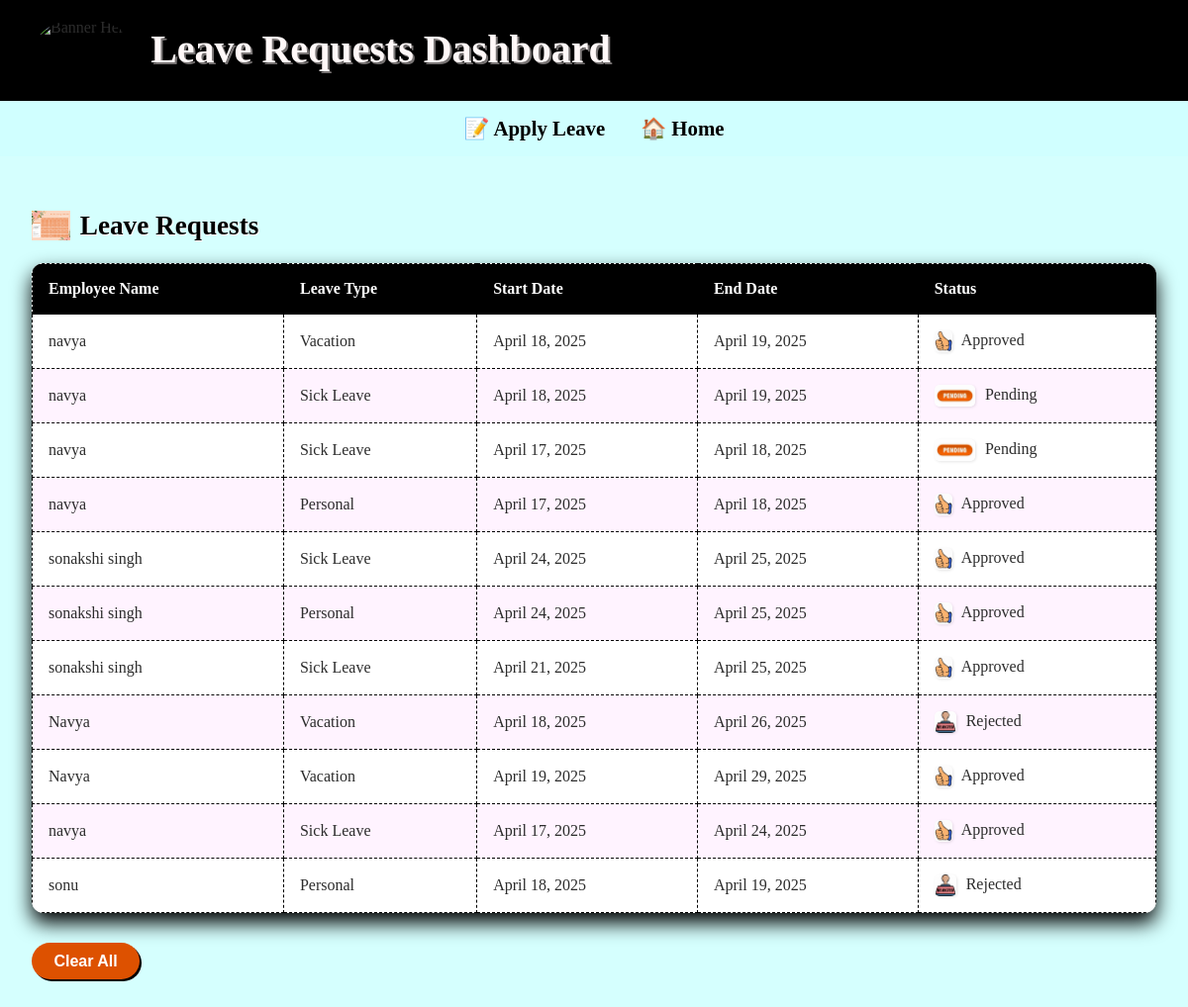
/leave_request/ (signed in), run on the app's committed database.
### Dashboard/models.py (models this page shows, shortened)
class LeaveRequest(models.Model):
    STATUS_CHOICES = [
        ('Pending', 'Pending'),
        ('Approved', 'Approved'),
        ('Rejected', 'Rejected'),
    ]
    employee_name = models.CharField(max_length=100)
    leave_type = models.CharField(max_length=50)
    start_date = models.DateField()
    end_date = models.DateField()
    status = models.CharField(max_length=10, choices=STATUS_CHOICES, default='Pending')

### Dashboard/views.py (the view)
# urls.py: path('leave_request/',views.leave_request,name="leave_request"),
@login_required
def leave_request(request):
    if request.user.is_staff:
        leave_requests = LeaveRequest.objects.all().order_by('-id')
    else:
        leave_requests = LeaveRequest.objects.filter(employee_name=request.user).order_by('-id')
    return render(request, 'leave_request.html', {'leave_requests': leave_requests})

### Dashboard/templates/leave_request.html (shortened to what this page needs)
<!DOCTYPE html>
{% load static %}
<html lang="en">
<head>
    <link rel="stylesheet" href="{% static 'css/leave_status1.css' %}">
</head>
<body>
    <div class="top-banner">
        <img src="{% static 'images/image18.gif' %}" alt="Banner Hero">
        <h1>Leave Requests Dashboard</h1>
    </div>
    <div class="nav">
        <a href="{% url 'apply_leave' %}">📝 Apply Leave</a>
        <a href="{% url 'home' %}">🏠 Home</a>
    </div>
    <div class="container">
        <div id="main">
            <h2>
                <img src="{% static 'images/image14.png' %}" alt="Calendar Icon"> Leave Requests
            </h2>
            <div class="card-table">
                <table>
                    <thead>
                        <tr>
                            <th>Employee Name</th>
                            <th>Leave Type</th>
                            <th>Start Date</th>
                            <th>End Date</th>
                            <th>Status</th>
                        </tr>
                    </thead>
                    <tbody>
                        {% for request in leave_requests %}
                        <tr>
                            <td>{{ request.employee_name }}</td>
                            <td>{{ request.leave_type }}</td>
                            <td>{{ request.start_date }}</td>
                            <td>{{ request.end_date }}</td>
                            <td>
                                {% if request.status == 'Approved' %}
                                    <img src="{% static 'images/image25.jpg' %}" alt="Approved" class="status-icon">
                                {% elif request.status == 'Pending' %}
                                    <img src="{% static 'images/image26.jpg' %}" alt="Pending" class="status-icon">
                                {% else %}
                                    <img src="{% static 'images/image27.jpg' %}" alt="Rejected" class="status-icon">
                                {% endif %}
                                {{ request.status }}
                            </td>
                        </tr>
                        {% empty %}
                        <tr>
                            <td colspan="5" style="text-align: center;">No leave requests found.</td>
                        </tr>
                        {% endfor %}
                    </tbody>
                </table>
            </div>
            <form action="{% url 'clear_leaves' %}" method="POST">
                <button id="clear" class="btn clear" type="submit"
                    onclick="return confirm('Are you sure you want to delete all leave requests?');">
                    Clear All
                </button>
            </form>
        </div>
    </div>
</body>
</html>

### Dashboard/static/css/leave_status1.css (style rules this page uses)
body { background: #d5fffe; margin: 0; padding: 0; color: #2c2c2c; }
.top-banner { background: #000000; display: flex; align-items: center; padding: 1rem 2rem; gap: 1rem; box-shadow: 0 8px 16px rgb(0, 0, 0); border-bottom: 4px solid #000000; }
.top-banner img { height: 60px; border-radius: 50%; border: 3px solid #000000; }
.top-banner h1 { font-size: 2.5rem; margin: 0; color: #fff8f8; text-shadow: 2px 2px #787474; }
.nav { background: #d0ffff; padding: 1rem; text-align: center; }
.nav a { margin: 0 1rem; text-decoration: none; color: #000000; font-weight: bold; font-size: 1.3rem; transition: transform 0.2s ease-in-out; }
.container { padding: 2rem; }
h2 { display: flex; align-items: center; font-size: 1.7rem; color: #000000; text-shadow: 1px 1px #ffffff; }
h2 img { height: 30px; margin-right: 10px; }
.card-table table { width: 100%; border-collapse: collapse; margin-top: 1rem; background: #ffffff; border-radius: 12px; overflow: hidden; box-shadow: 0 10px 20px rgb(0, 0, 0); }
.card-table th, .card-table td { padding: 1rem; border: 1px dashed #000000; text-align: left; font-size: 1rem; }
.card-table th { background: #000000; color: #ffffff; font-weight: bold; }
.card-table tr:nth-child(even) { background: #fff3ff; }
.status-icon { height: 22px; vertical-align: middle; margin-right: 6px; border-radius: 5px; box-shadow: 1px 1px 3px rgba(0, 0, 0, 0.1); }
.btn { font-family: 'Poppins', sans-serif; padding: 0.6rem 1.4rem; border-radius: 25px; border: none; cursor: pointer; font-weight: bold; font-size: 1rem; transition: all 0.2s ease-in-out; box-shadow: 2px 2px 0 #000; }
.btn.clear { background: #dd5100; color: white; margin-top: 30px; }

### data on the page
LeaveRequest: employee_name "navya", leave_type "Vacation", start_date "April 18, 2025", end_date "April 19, 2025", status "Approved"
LeaveRequest: employee_name "navya", leave_type "Sick Leave", start_date "April 18, 2025", end_date "April 19, 2025", status "Pending"
LeaveRequest: employee_name "navya", leave_type "Sick Leave", start_date "April 17, 2025", end_date "April 18, 2025", status "Pending"
LeaveRequest: employee_name "navya", leave_type "Personal", start_date "April 17, 2025", end_date "April 18, 2025", status "Approved"
LeaveRequest: employee_name "sonakshi singh", leave_type "Sick Leave", start_date "April 24, 2025", end_date "April 25, 2025", status "Approved"
LeaveRequest: employee_name "sonakshi singh", leave_type "Personal", start_date "April 24, 2025", end_date "April 25, 2025", status "Approved"
LeaveRequest: employee_name "sonakshi singh", leave_type "Sick Leave", start_date "April 21, 2025", end_date "April 25, 2025", status "Approved"
LeaveRequest: employee_name "Navya", leave_type "Vacation", start_date "April 18, 2025", end_date "April 26, 2025", status "Rejected"
LeaveRequest: employee_name "Navya", leave_type "Vacation", start_date "April 19, 2025", end_date "April 29, 2025", status "Approved"
LeaveRequest: employee_name "navya", leave_type "Sick Leave", start_date "April 17, 2025", end_date "April 24, 2025", status "Approved"
LeaveRequest: employee_name "sonu", leave_type "Personal", start_date "April 18, 2025", end_date "April 19, 2025", status "Rejected"
